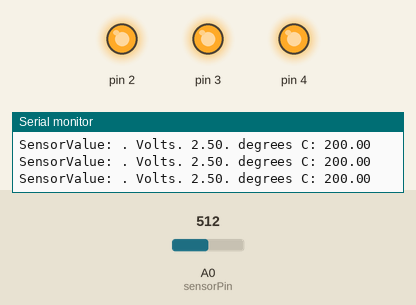
Recording of a sketch running on a simulated Arduino Uno, built with avr-gcc and run on an emulated ATmega328P. Shown: output pins drawn as LEDs (lit = HIGH), the last lines printed to the serial monitor. The inputs (shaded band) are chosen by the test bench; at power-on: A0 (sensorPin) = 512.

Above: at 1.2 s.
1.3 s: A0 (sensorPin) set to 168
4.3 s: A0 (sensorPin) set to 155
At 5.3 s:
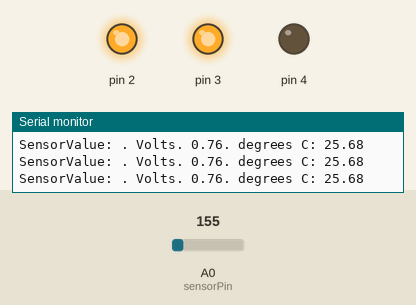
5.8 s: A0 (sensorPin) set to 122
At 6.4 s:
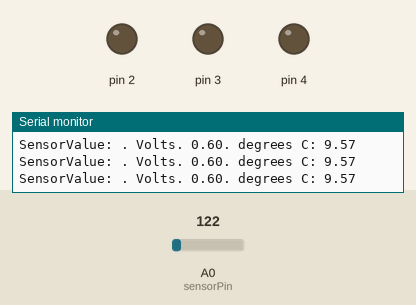
Timing chart, 0 to 8.8 s (numbered marks = the images above; inputs shaded):
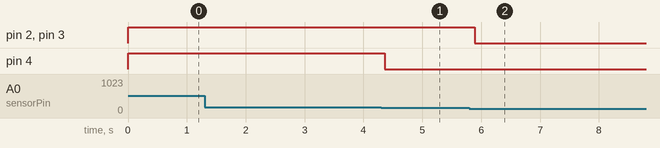

Measured:
- the behaviour switches between 156 and 155 on A0 (sensorPin) (found by bisection; images 0 and 1)
- after the input at 4.3 s, pin 4: HIGH → LOW after 0.06 s
- after the input at 5.8 s, pin 2, pin 3: HIGH → LOW after 0.09 s

The sketch:

love.ino
```cpp
const int sensorPin = A0;
const float baseLineTemp = 20.0;
void setup()
{
    Serial.begin(9600);// open SerialPort
    for(int pinNumber = 2; pinNumber<5; pinNumber ++){
        pinMode(pinNumber, OUTPUT);
        digitalWrite(pinNumber, LOW);
    }
}

void loop() {
 int sensorVal = analogRead(sensorPin);
 Serial.print("SensorValue: ");
 //Convert the ADC reading to voltage
 float voltage =(sensorVal/1024.0)*5.0;
 Serial.print(". Volts. ");
 Serial.print(voltage);
 Serial.print(". degrees C: ");
 float temperature = (voltage -.5)*100;
 Serial.println(temperature);
 if(temperature < baseLineTemp+2){
    digitalWrite(2, LOW);
    digitalWrite(3, LOW);
    digitalWrite(4, LOW);
     }else if(temperature >=baseLineTemp+2 && temperature < baseLineTemp+4){
        digitalWrite(2, HIGH);
        digitalWrite(3, LOW);
        digitalWrite(4, LOW);

     }else if(temperature >=baseLineTemp+4 && temperature < baseLineTemp+6){
        digitalWrite(2, HIGH);
        digitalWrite(3, HIGH);
        digitalWrite(4, LOW);

     }else if(temperature >=baseLineTemp+6){
        digitalWrite(2, HIGH);
        digitalWrite(3, HIGH);
        digitalWrite(4, HIGH);
     }
     delay(1);
}
```
